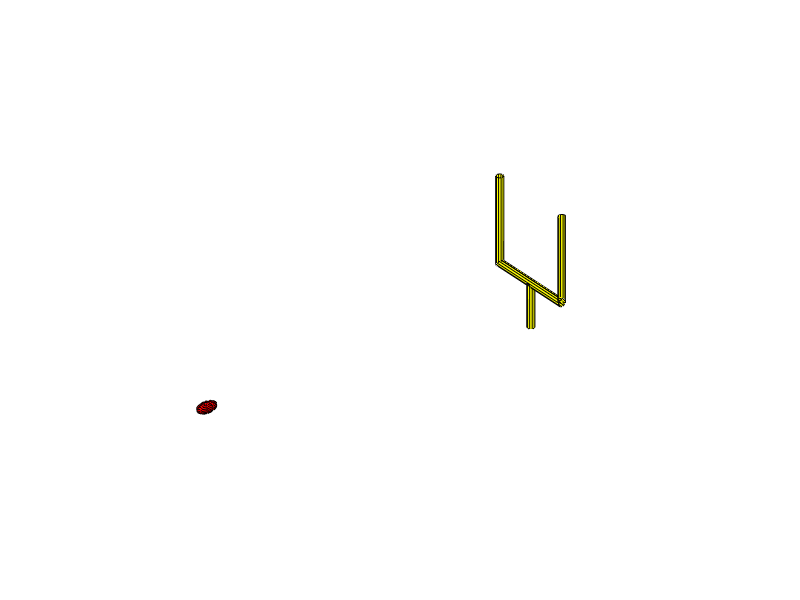

Write MATLAB code to recreate this figure. (Note: this script raises an error after producing the figure.)
%% startup
close all
clear all
clc

%generate axes with 3 dimensions, and set paremeters
figure(2)
ax = axes('XLim',[-25 300],'YLim',[-25 50],'ZLim',[-25 50]);
view(3)

 

%makes space look nice

grid off;
axis off
axis equal;
%whitebg('g')
hold on
shg

 

%% generate points of football

[x1,y1,z1] = ellipsoid(0,0,0,6,3,3,10); 
ball = surface(x1,y1,z1,'FaceColor','r'); 
q = hgtransform('Parent',ax)
set(ball,'Parent',q)

%% generate goal post

[x2,y2,z2] = cylinder([.08],10);% points of cylinder shape
l = 25; % standard length
d = 200;% distance away from origin

%create four different cylindrical components
h(1) = surface(d + l*x2,l*y2,-l*z2,'FaceColor','yellow');
h(2) = surface(d + l*y2,2*l*z2 - l,l*x2,'FaceColor','yellow');
h(3) = surface(d +l*x2,l*y2+l,2*l*z2-1,'FaceColor','yellow');
h(4) = surface(d + l*x2,l*y2-l,2*l*z2-1,'FaceColor','yellow');

%combine the component objects into one parent

p = hgtransform('Parent',ax);
set(h,'Parent',p)

 

%% animation setup

set(gcf,'Renderer','opengl')
drawnow

%initialize transforms
Rz = eye(4);

%% calculate translation curves

% model football like in part one
velocity = 50;
angle = 35;
vx = velocity*cosd(angle);
vy = velocity*sind(angle);
tmax = (2*vy/9.8)*(9/8);

t = linspace(0,tmax,100);
dy = vy*t + .5*-9.8*t.*t;
dx = vx*t;

% set up translations in x and z

xTranslation = vx*t;
yTranslation = 0*xTranslation;
zTranslation = vy*t + .5*-9.8*t.*t;

% rotation is the unit vector of the derivative
r = (vy - (9.8*t))/(vy - (9.8*t(1)));

%%

%note: all transforms have same length
for j = 1:length(xTranslation)

    % perform translation
    translation = makehgtform('translate', [xTranslation(j) yTranslation(j) zTranslation(j)] );
    Rz = makehgtform('yrotate',-r(j));

    % Combine the individual transformations
    set(q,'matrix',translation*Rz);
    pause(.01)
    hold on

end

%Explosion Animation Code

%sets the scale fator value for the explosion and initial sphere
scale = 5; 
[X,Y,Z] = sphere(30);

for i = 1:.25:30
    
    %conditional determines when to make sphere yellow/red, and scales
    %sphere
    if i-floor(i) > .5 
    surface(scale*X+270,scale*Y,scale*Z-25,'Facecolor','yellow');
    elseif i-floor(i) < 5 
    surface(scale*X+270,scale*Y,scale*Z-25,'Facecolor','red');
    end
    
    %changes scale by 1 each itteration
    scale = scale+1; 
    pause(.01)
    
end
    
    
        
    
    
    
    
    
    
    
